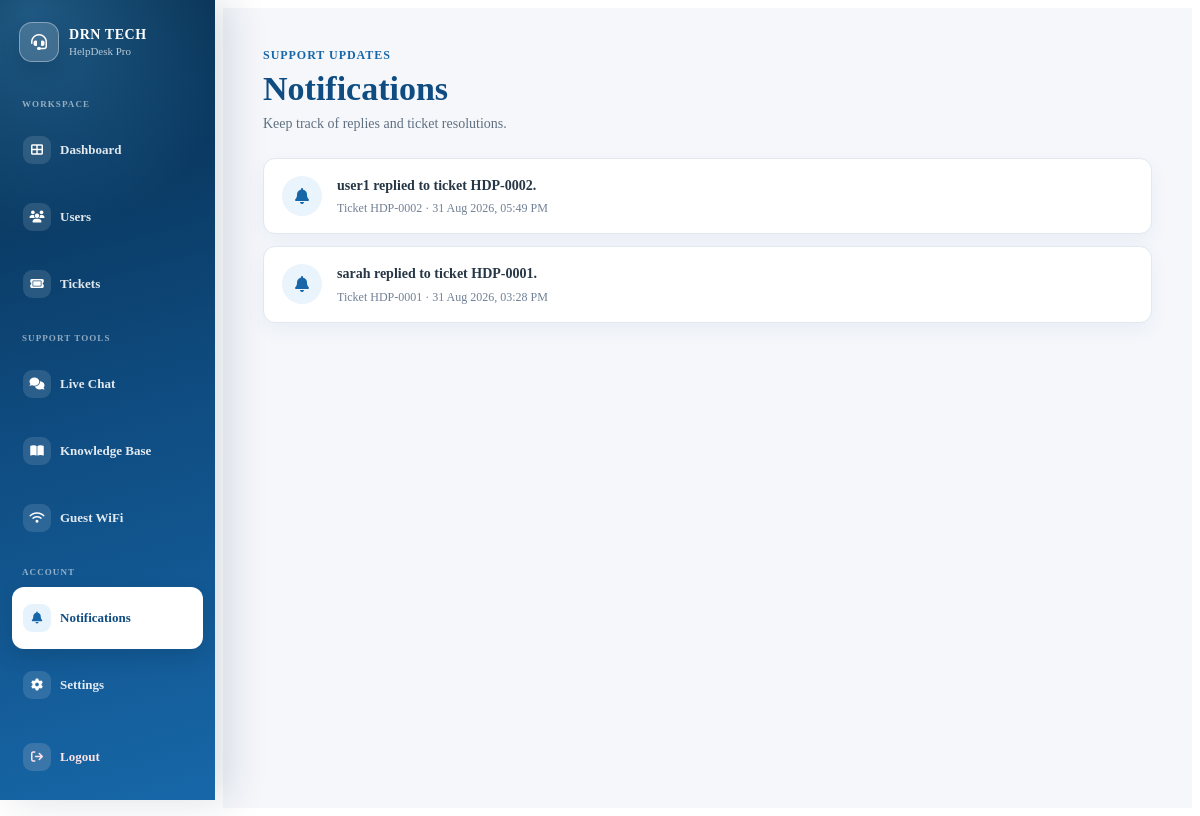
Screenshot of /notifications (signed in) with the database file from the repository.
### app.py (models this page shows, shortened)
class Notification(db.Model):
    id = db.Column(
        db.Integer,
        primary_key=True,
    )
    recipient_id = db.Column(
        db.Integer,
        db.ForeignKey("user.id"),
        nullable=False,
        index=True,
    )
    ticket_id = db.Column(
        db.Integer,
        db.ForeignKey("ticket.id"),
        nullable=False,
        index=True,
    )
    message = db.Column(
        db.String(255),
        nullable=False,
    )
    is_read = db.Column(
        db.Boolean,
        default=False,
        nullable=False,
    )
    created_at = db.Column(
        db.DateTime,
        default=datetime.utcnow,
        nullable=False,
    )
    recipient = db.relationship(
        "User",
        backref=db.backref(
            "notifications",
            lazy=True,
            cascade="all, delete-orphan",
        ),
    )
    ticket = db.relationship(
        "Ticket",
        backref=db.backref(
            "notifications",
            lazy=True,
            cascade="all, delete-orphan",
        ),
    )

class Ticket(db.Model):
    id = db.Column(
        db.Integer,
        primary_key=True,
    )
    ticket_number = db.Column(
        db.Integer,
        nullable=False,
    )
    subject = db.Column(
        db.String(200),
        nullable=False,
    )
    description = db.Column(
        db.Text,
        nullable=False,
    )
    priority = db.Column(
        db.String(20),
        nullable=False,
        default="Medium",
    )
    category = db.Column(
        db.String(50),
        nullable=False,
        default="Other",
    )
    status = db.Column(
        db.String(20),
        nullable=False,
        default="Open",
    )
    created_at = db.Column(
        db.DateTime,
        default=datetime.utcnow,
    )
    user_id = db.Column(
        db.Integer,
        db.ForeignKey("user.id"),
        nullable=False,
    )
    user = db.relationship(
        "User",
        backref=db.backref(
            "tickets",
            lazy=True,
        ),
    )

### app.py (the view)
@app.route("/notifications")
@login_required
def notifications():
    user_notifications = Notification.query.filter_by(
        recipient_id=current_user.id,
    ).order_by(
        Notification.is_read.asc(),
        Notification.created_at.desc(),
    ).all()
    return render_template(
        "notifications.html",
        notifications=user_notifications,
    )

### app.py (called while the page is built)
@login_manager.user_loader
def load_user(user_id):
    user = db.session.get(User, int(user_id))
    if not user:
        return None
    if not user.is_active:
        return None
    return user

def get_csrf_token():
    csrf_token = session.get("_csrf_token")
    if not csrf_token:
        csrf_token = token_urlsafe(32)
        session["_csrf_token"] = csrf_token
    return csrf_token

@app.before_request
def protect_post_requests():
    if request.method == "POST":
        validate_csrf_token()

@app.context_processor
def inject_notification_count():
    if not current_user.is_authenticated:
        return {
            "csrf_token": get_csrf_token(),
            "unread_notification_count": 0,
        }
    unread_notification_count = Notification.query.filter_by(
        recipient_id=current_user.id,
        is_read=False,
    ).count()
    return {
        "csrf_token": get_csrf_token(),
        "unread_notification_count": unread_notification_count,
    }

### templates/notifications.html (shortened to what this page needs)
{% extends "base.html" %}
{% block content %}
<div class="notifications-page">
    <div class="notifications-header">
        <div>
            <span class="notifications-eyebrow">
                Support updates
            </span>
            <h1>
                Notifications
            </h1>
            <p>
                Keep track of replies and ticket resolutions.
            </p>
        </div>
    </div>
    {% if notifications %}
        <div class="notifications-list">
            {% for notification in notifications %}
                <form
                    method="POST"
                    action="{{ url_for('open_notification', notification_id=notification.id) }}"
                    class="notification-card-form"
                >
                    <button
                        type="submit"
                        class="notification-card {% if not notification.is_read %}is-unread{% endif %}"
                    >
                        <span
                            class="notification-icon"
                            aria-hidden="true"
                        >
                            <i class="fa-solid fa-bell"></i>
                        </span>
                        <span class="notification-copy">
                            <span class="notification-message">
                                {{ notification.message }}
                            </span>
                            <span class="notification-meta">
                                Ticket HDP-{{ "%04d"|format(notification.ticket.ticket_number) }}
                                · {{ notification.created_at.strftime("%d %b %Y, %I:%M %p") }}
                            </span>
                        </span>
                    </button>
                </form>
            {% endfor %}
        </div>
    {% endif %}
</div>
{% endblock %}

### static/css/dashboard.css (style rules this page uses)
.notifications-page { width: min(100%, 900px); margin: 0 auto; }
.notifications-header { display: flex; align-items: flex-end; justify-content: space-between; gap: 20px; margin-bottom: 26px; }
.notifications-eyebrow { display: block; margin-bottom: 7px; color: #1767A8; font-size: 12px; font-weight: 700; letter-spacing: 0.08em; text-transform: uppercase; }
.notifications-header h1 { margin: 0; color: #0F4C81; font-size: clamp(26px, 4vw, 34px); }
.notifications-header p { margin: 8px 0 0; color: #607080; font-size: 14px; }
.notifications-list { display: flex; flex-direction: column; gap: 12px; }
.notification-card-form { margin: 0; }
.notification-card { display: flex; align-items: center; width: 100%; gap: 15px; padding: 17px 18px; border: 1px solid #e1e8ef; border-radius: 12px; background: #ffffff; box-shadow: 0 7px 20px rgba(15, 76, 129, 0.05); color: inherit; font: inherit; text-align: left; text-decoration: none; cursor: pointer; transition: border-color 0.2s ease, box-shadow 0.2s ease, transform 0.2s ease; }
.notification-icon, .notifications-empty-icon { display: flex; flex: 0 0 auto; align-items: center; justify-content: center; width: 40px; height: 40px; border-radius: 50%; background: #eaf4fc; color: #1767A8; }
.notification-copy { min-width: 0; flex: 1; }
.notification-message { display: block; color: #273746; font-size: 14px; font-weight: 600; line-height: 1.45; }
.notification-meta { display: block; margin-top: 5px; color: #718096; font-size: 12px; }

### rows the page displays
Notification: message "user1 replied to ticket HDP-0002.", created_at "31 Aug 2026, 05:49 PM"
Ticket: ticket.ticket_number "0002"
Notification: message "sarah replied to ticket HDP-0001.", created_at "31 Aug 2026, 03:28 PM"
Ticket: ticket.ticket_number "0001"
